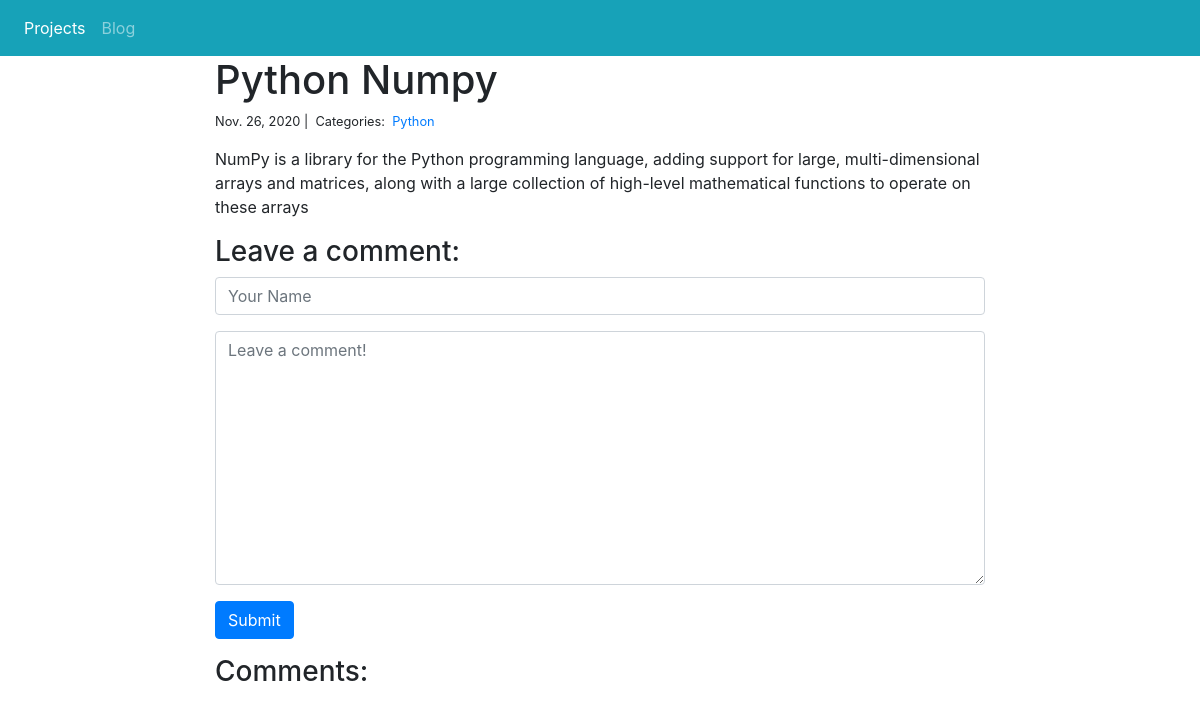
Page /blog/3/ on the committed database.
### blog/models.py (models this page shows)
class Post(models.Model):
    title= models.CharField(max_length=225)
    body=models.TextField()
    created_on=models.DateTimeField(auto_now_add=True) #auto_now_add assisgn the current date and time to this field whenever a instance is created
    last_modified=models.DateTimeField(auto_now=True) #auto_now assigns the current date and time to this field whenever an instance of the class is saved. This mean whenever you edit an instance of class, the date_modified is updated
    categories=models.ManyToManyField('Category',related_name='posts') # ManyTOMany field type make a relationship between 2 tables.

class Category(models.Model):
    name=models.CharField(max_length=20)

### blog/views.py (the view, shortened to what this page needs)
# urls.py: path("<int:pk>/", views.blog_detail, name="blog_detail"),
def blog_detail(request, pk):
    post = Post.objects.get(pk=pk)
    form = CommentForm()
    comments = Comment.objects.filter(post=post)
    context = {
        "post": post,
        "comments": comments,
        "form": form,
    }
    return render(request, "blog_detail.html", context)

### blog/forms.py
class CommentForm(forms.Form):
    author = forms.CharField(
        max_length=60,
        widget=forms.TextInput(attrs={
            "class": "form-control",
            "placeholder": "Your Name"
        })
    )
    body = forms.CharField(widget=forms.Textarea(
        attrs={
            "class": "form-control",
            "placeholder": "Leave a comment!"
        })
    )

### blog/templates/blog_detail.html (shortened to what this page needs)
{% extends "base.html" %}
{% block page_content %}
<div class="col-md-8 offset-md-2">
    <h1>{{ post.title }}</h1>
    <small>
        {{ post.created_on.date }} |&nbsp;
        Categories:&nbsp;
        {% for category in post.categories.all %}
        <a href="{% url 'blog_category' category.name %}">
            {{ category.name }}
        </a>&nbsp;
        {% endfor %}
    </small>
    <p>{{ post.body | linebreaks }}</p>
    <h3>Leave a comment:</h3>
    <form action="/blog/{{ post.pk }}/" method="post">
        <div class="form-group">
            {{ form.author }}
        </div>
        <div class="form-group">
            {{ form.body }}
        </div>
        <button type="submit" class="btn btn-primary">Submit</button>
    </form>
    <h3>Comments:</h3>
</div>
{% endblock %}

### rows in the picture
Post: title "Python Numpy", created_on "Nov. 26, 2020", body "NumPy is a library for the Python programming language, adding support for large, multi-dimensional arrays and matrices, along with a large collection of high-level mathematical functions to operate on these arrays"
Category: name "Python"
